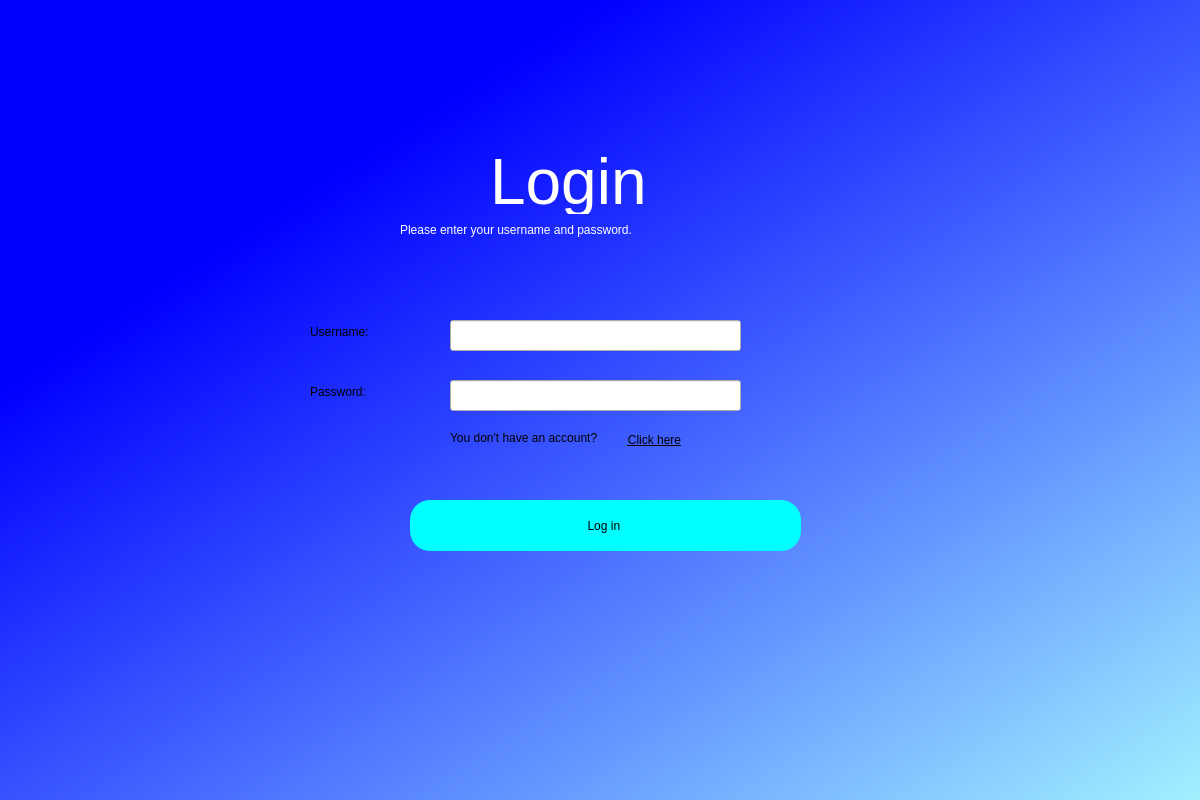
<?xml version="1.0" encoding="UTF-8"?>
<ui version="4.0">
 <class>Dialog</class>
 <widget class="QDialog" name="Dialog">
  <property name="geometry">
   <rect>
    <x>0</x>
    <y>0</y>
    <width>1200</width>
    <height>800</height>
   </rect>
  </property>
  <property name="windowTitle">
   <string>Dialog</string>
  </property>
  <widget class="QWidget" name="widget" native="true">
   <property name="geometry">
    <rect>
     <x>-60</x>
     <y>-30</y>
     <width>1801</width>
     <height>1181</height>
    </rect>
   </property>
   <property name="styleSheet">
    <string notr="true">QWidget#widget{
background-color: qlineargradient(spread:pad, x1:0.194, y1:0.198864, x2:0.776, y2:0.784455, stop:0 rgba(0, 0, 255, 255), stop:0.915423 rgba(170, 255, 255, 255));}</string>
   </property>
   <widget class="QLabel" name="title">
    <property name="geometry">
     <rect>
      <x>550</x>
      <y>180</y>
      <width>184</width>
      <height>64</height>
     </rect>
    </property>
    <property name="font">
     <font>
      <family>MS UI Gothic</family>
      <pointsize>48</pointsize>
      <weight>50</weight>
      <italic>false</italic>
      <bold>false</bold>
     </font>
    </property>
    <property name="styleSheet">
     <string notr="true">color: rgb(255, 255, 255);
font: 48pt &quot;MS UI Gothic&quot;;</string>
    </property>
    <property name="text">
     <string>Login </string>
    </property>
   </widget>
   <widget class="QLabel" name="informative_text">
    <property name="geometry">
     <rect>
      <x>460</x>
      <y>250</y>
      <width>355</width>
      <height>19</height>
     </rect>
    </property>
    <property name="styleSheet">
     <string notr="true">color: rgb(255, 255, 255);
font: 14pt &quot;MS UI Gothic&quot;;</string>
    </property>
    <property name="text">
     <string>Please enter your username and password.</string>
    </property>
   </widget>
   <widget class="QPushButton" name="login_button2">
    <property name="geometry">
     <rect>
      <x>470</x>
      <y>530</y>
      <width>391</width>
      <height>51</height>
     </rect>
    </property>
    <property name="styleSheet">
     <string notr="true">border-radius:20px;
font: 18pt &quot;MS UI Gothic&quot;;
background-color: rgb(0, 255, 255);</string>
    </property>
    <property name="text">
     <string>Log in </string>
    </property>
   </widget>
   <widget class="QLabel" name="label">
    <property name="geometry">
     <rect>
      <x>370</x>
      <y>350</y>
      <width>111</width>
      <height>24</height>
     </rect>
    </property>
    <property name="styleSheet">
     <string notr="true">font: 18pt &quot;MS UI Gothic&quot;;</string>
    </property>
    <property name="text">
     <string>Username: </string>
    </property>
   </widget>
   <widget class="QLineEdit" name="username_line">
    <property name="geometry">
     <rect>
      <x>510</x>
      <y>350</y>
      <width>291</width>
      <height>31</height>
     </rect>
    </property>
    <property name="styleSheet">
     <string notr="true">font: 12pt &quot;MS Shell Dlg 2&quot;;</string>
    </property>
   </widget>
   <widget class="QLabel" name="label_2">
    <property name="geometry">
     <rect>
      <x>370</x>
      <y>410</y>
      <width>111</width>
      <height>24</height>
     </rect>
    </property>
    <property name="styleSheet">
     <string notr="true">font: 18pt &quot;MS UI Gothic&quot;;</string>
    </property>
    <property name="text">
     <string>Password:</string>
    </property>
   </widget>
   <widget class="QLineEdit" name="password_line">
    <property name="geometry">
     <rect>
      <x>510</x>
      <y>410</y>
      <width>291</width>
      <height>31</height>
     </rect>
    </property>
    <property name="styleSheet">
     <string notr="true">font: 12pt &quot;MS Shell Dlg 2&quot;;</string>
    </property>
   </widget>
   <widget class="QLabel" name="informative_text_2">
    <property name="geometry">
     <rect>
      <x>480</x>
      <y>500</y>
      <width>371</width>
      <height>16</height>
     </rect>
    </property>
    <property name="styleSheet">
     <string notr="true">color: rgb(255, 0, 0);
font: 75 12pt &quot;MS Shell Dlg 2&quot;;</string>
    </property>
    <property name="text">
     <string/>
    </property>
   </widget>
   <widget class="QLabel" name="label_4">
    <property name="geometry">
     <rect>
      <x>510</x>
      <y>460</y>
      <width>160</width>
      <height>16</height>
     </rect>
    </property>
    <property name="styleSheet">
     <string notr="true">font: 75 10pt &quot;MS Shell Dlg 2&quot;;</string>
    </property>
    <property name="text">
     <string>You don't have an account? </string>
    </property>
   </widget>
   <widget class="QPushButton" name="clickhere_button">
    <property name="geometry">
     <rect>
      <x>680</x>
      <y>460</y>
      <width>69</width>
      <height>19</height>
     </rect>
    </property>
    <property name="styleSheet">
     <string notr="true">border-radius: 20px;
font: 75 12pt &quot;MS Shell Dlg 2&quot;;
text-decoration: underline;
</string>
    </property>
    <property name="text">
     <string>Click here</string>
    </property>
   </widget>
  </widget>
 </widget>
 <resources/>
 <connections/>
</ui>
